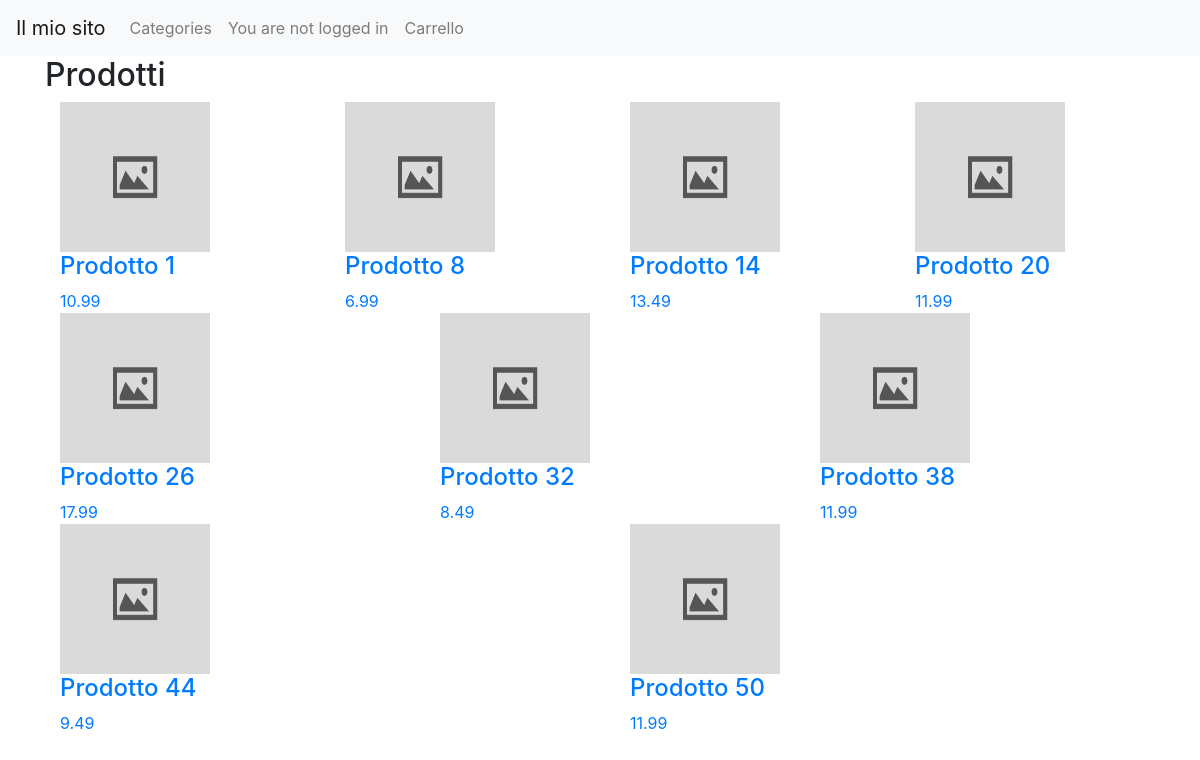
The app's page /page_categoria.php?id=3 with its own data.
### tables this page shows
CREATE TABLE `appartiene` (
  `ID` int(11) NOT NULL,
  `idProdotto` int(11) DEFAULT NULL,
  `idCategoria` int(11) DEFAULT NULL
);

CREATE TABLE `prodotto` (
  `ID` int(11) NOT NULL,
  `nome` varchar(255) DEFAULT NULL,
  `descrizione` text DEFAULT NULL,
  `prezzo` decimal(10,2) DEFAULT NULL,
  `quantita` int(11) DEFAULT NULL,
  `img_path` varchar(255) NOT NULL
);

### classi/db_connection.php (called while the page is built, shortened)
<?php
class Database {
    private $servername = "localhost";
    private $username = "root";
    private $password = "";
    private $dbname = "ecommerce";
    private $conn;
    private function __construct() {
        $this->conn = new mysqli($this->servername, $this->username, $this->password, $this->dbname);
    }
    function read_table($table, $where = null, $type_where=null) {
        $sql = "SELECT * FROM $table";
        if ($where !== null) {
            $sql .= " WHERE ";
            $params = [];
            foreach ($where as $field => $value) {
                $sql .= "$field = ? AND ";
                $params[] = $value;
            }
            $sql = substr($sql, 0, -5);
            $conn = $this->conn;
            $stmt = $conn->prepare($sql);
            if($type_where==null)
                $s= str_repeat('s', count($params));
            else
                $s=$type_where;
            $stmt->bind_param($s, ...$params);
        } else {
            $conn = $this->conn;
            $stmt = $conn->prepare($sql);
        }
        $stmt->execute();
        $result = $stmt->get_result();
        return $result;
    }
}
?>

### classi/prodotto.php (the view, shortened to what this page needs)
<?php
class Prodotto {
    private $id;
    private $nome;
    private $prezzo;
    private $path;
    public function __construct($id, $nome, $descrizione, $prezzo, $quantita, $path) {
        $this->id = $id;
        $this->nome = $nome;
        $this->prezzo = $prezzo;
        if($path){
            $this->path = $path;
        }
        else{
            $this->path="default-image.jpg";
        }
    }
    public function showProdHome(){
        $s="<a href='page_prodotto.php?id=$this->id'><div class='col'><img src='img/$this->path' width='150' height='150'>";
        $s.="<br><h4>$this->nome</h4>   $this->prezzo</div></a>";
        return $s;
    }
}
?>

### page_categoria.php (shortened to what this page needs)
<?php
require_once("classi/db_connection.php");
require_once("classi/prodotto.php");
require_once("classi/navbar.php");
$db=Database::getInstance() ;
if(isset($_SESSION['id']) && $_SESSION['id']!="") {
    $navbar = new NavBar($_SESSION['id']);
} else {
    $navbar = new NavBar();
}
$id_categoria=$_GET['id'];
$index=0;
?>
<!DOCTYPE html>
<html lang="en">
<head>
    <link rel="stylesheet" href="https://stackpath.bootstrapcdn.com/bootstrap/4.3.1/css/bootstrap.min.css">
</head>
<body>
    <?php
        echo $navbar->showNavbar();
    ?>
    <div class="container">
        <h2>Prodotti</h2>
        <div class="row">
            <?php
            $where=array(
                "appartiene.idCategoria"=>$id_categoria
            );
            $result=$db->read_table("prodotto join appartiene on prodotto.ID=appartiene.idProdotto", $where, "i");
            while($row=$result->fetch_assoc()){
                $prodotto= new Prodotto(
                    $row['idProdotto'],
                    $row['nome'],
                    $row['descrizione'],
                    $row['prezzo'],
                    $row['quantita'],
                    $row['img_path']
                );
                echo "<div class='col'>";
                echo $prodotto->showProdHome();
                echo "</div>";
                if(($index) == 3){
                    echo "</div><div class='row'>";
                    $index = 0;
                }
                $index++;
            }
            ?>
        </div>
</body>
</html>

### records on screen
appartiene: idProdotto.nome "Prodotto 1", idProdotto.prezzo "10.99"
appartiene: idProdotto.nome "Prodotto 8", idProdotto.prezzo "6.99"
appartiene: idProdotto.nome "Prodotto 14", idProdotto.prezzo "13.49"
appartiene: idProdotto.nome "Prodotto 20", idProdotto.prezzo "11.99"
appartiene: idProdotto.nome "Prodotto 26", idProdotto.prezzo "17.99"
appartiene: idProdotto.nome "Prodotto 32", idProdotto.prezzo "8.49"
appartiene: idProdotto.nome "Prodotto 38", idProdotto.prezzo "11.99"
appartiene: idProdotto.nome "Prodotto 44", idProdotto.prezzo "9.49"
appartiene: idProdotto.nome "Prodotto 50", idProdotto.prezzo "11.99"
